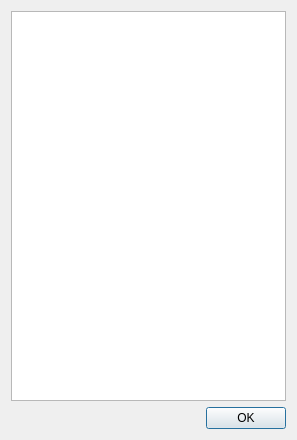
<?xml version="1.0" encoding="UTF-8"?>
<ui version="4.0">
 <class>AboutDialog</class>
 <widget class="QDialog" name="AboutDialog">
  <property name="geometry">
   <rect>
    <x>0</x>
    <y>0</y>
    <width>297</width>
    <height>440</height>
   </rect>
  </property>
  <property name="windowTitle">
   <string>Dialog</string>
  </property>
  <layout class="QVBoxLayout" name="verticalLayout">
   <item>
    <widget class="QTextEdit" name="about_text"/>
   </item>
   <item>
    <widget class="QDialogButtonBox" name="ok_btn">
     <property name="orientation">
      <enum>Qt::Orientation::Horizontal</enum>
     </property>
     <property name="standardButtons">
      <set>QDialogButtonBox::StandardButton::Ok</set>
     </property>
    </widget>
   </item>
  </layout>
 </widget>
 <resources/>
 <connections>
  <connection>
   <sender>ok_btn</sender>
   <signal>accepted()</signal>
   <receiver>AboutDialog</receiver>
   <slot>accept()</slot>
   <hints>
    <hint type="sourcelabel">
     <x>248</x>
     <y>254</y>
    </hint>
    <hint type="destinationlabel">
     <x>157</x>
     <y>274</y>
    </hint>
   </hints>
  </connection>
  <connection>
   <sender>ok_btn</sender>
   <signal>rejected()</signal>
   <receiver>AboutDialog</receiver>
   <slot>reject()</slot>
   <hints>
    <hint type="sourcelabel">
     <x>316</x>
     <y>260</y>
    </hint>
    <hint type="destinationlabel">
     <x>286</x>
     <y>274</y>
    </hint>
   </hints>
  </connection>
 </connections>
</ui>
